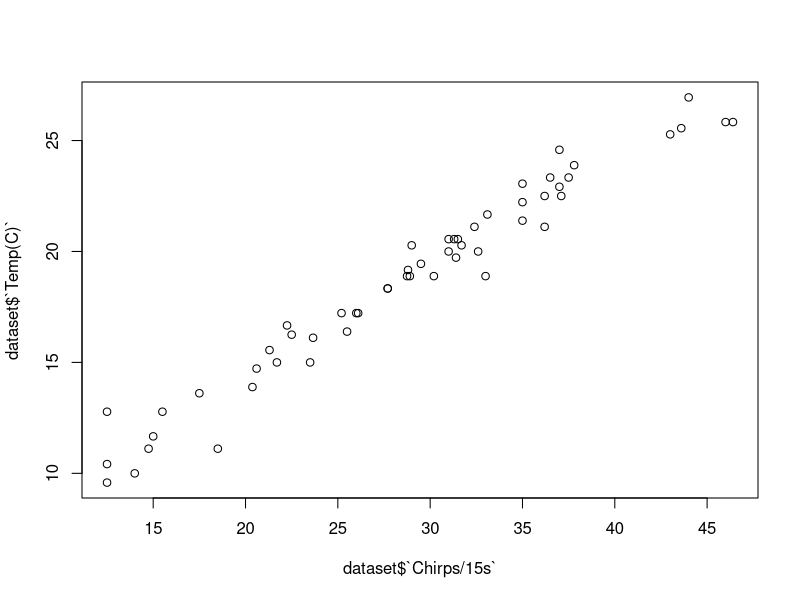
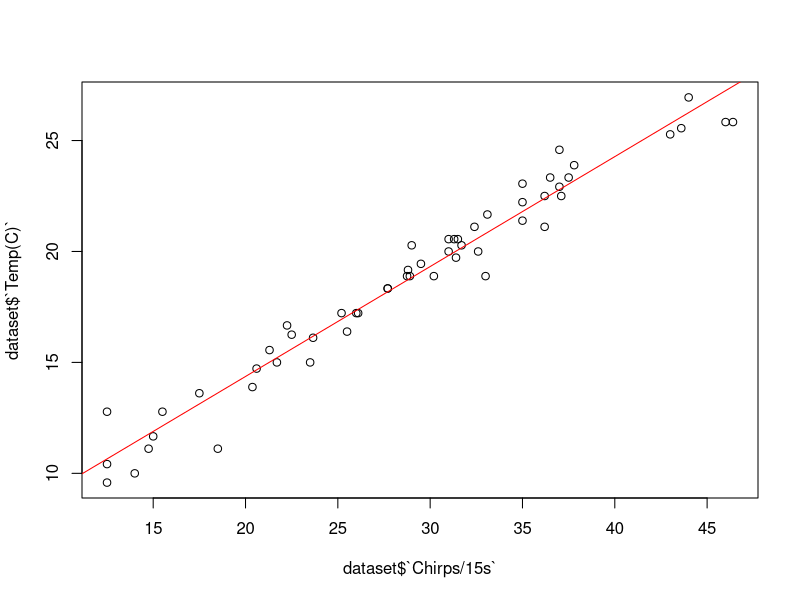

R code for these plots, in order:
library(readxl)
dataset <- read_excel("Crickes_Chrips_Temperture_RL.xlsx")
summary(dataset)
head(dataset)
tail(dataset)

##Gráfico de dispersión

plot(dataset$`Chirps/15s`, dataset$`Temp(C)`)


##Construyendo una matriz de covarianza
cov(dataset[,-(1:2)])


##Calculando correlaciones

cor(dataset[,-(1:2)])
# cor(dataset[,c(3:6)])


##Calculando el modelo

modelo = lm(dataset$`Temp(C)`~ dataset$`Chirps/15s`)
# ln (v. dependiente ~ v. independiente(s))


##Resultados del modelo

summary(modelo)


##Graficando la linea de Regresión

plot(dataset$`Chirps/15s`, dataset$`Temp(C)`)
abline(modelo, col = "red")
